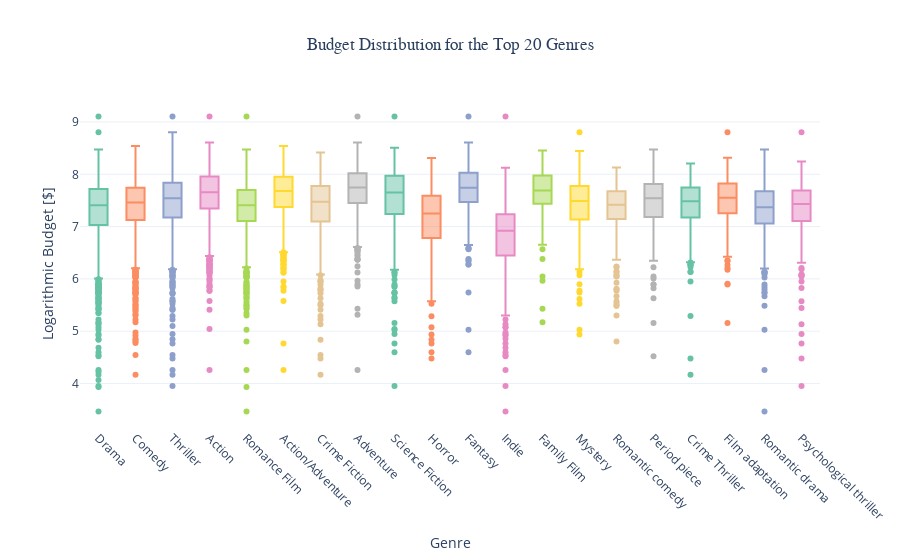

The notebook cell this image was saved under:
### Markdown cell above
#### Distribution of Budget per Genre

### Code cell
plot_budget_per_genre(df_budget_filtered, top_20_genres)

### Figure 1 — Plotly figure (JSON) as saved in the notebook; plotly's stock layout.template omitted (floating-point values rounded to 4 significant figures; data arrays with more than 128 entries replaced by an {"elided": "..."} marker saying what was removed)
{"data": [{"alignmentgroup": "True", "hovertemplate": "Genre=%{x}<br>Logarithmic Budget [$]=%{y}<extra></extra>", "legendgroup": "Drama", "marker": {"color": "rgb(102,194,165)"}, "name": "Drama", "notched": false, "offsetgroup": "Drama", "orientation": "v", "showlegend": true, "type": "box", "x": {"elided": "2290 str values"}, "x0": " ", "xaxis": "x", "y": {"elided": "2290 float values"}, "y0": " ", "yaxis": "y"}, {"alignmentgroup": "True", "hovertemplate": "Genre=%{x}<br>Logarithmic Budget [$]=%{y}<extra></extra>", "legendgroup": "Comedy", "marker": {"color": "rgb(252,141,98)"}, "name": "Comedy", "notched": false, "offsetgroup": "Comedy", "orientation": "v", "showlegend": true, "type": "box", "x": {"elided": "1597 str values"}, "x0": " ", "xaxis": "x", "y": {"elided": "1597 float values"}, "y0": " ", "yaxis": "y"}, {"alignmentgroup": "True", "hovertemplate": "Genre=%{x}<br>Logarithmic Budget [$]=%{y}<extra></extra>", "legendgroup": "Thriller", "marker": {"color": "rgb(141,160,203)"}, "name": "Thriller", "notched": false, "offsetgroup": "Thriller", "orientation": "v", "showlegend": true, "type": "box", "x": {"elided": "1436 str values"}, "x0": " ", "xaxis": "x", "y": {"elided": "1436 float values"}, "y0": " ", "yaxis": "y"}, {"alignmentgroup": "True", "hovertemplate": "Genre=%{x}<br>Logarithmic Budget [$]=%{y}<extra></extra>", "legendgroup": "Action", "marker": {"color": "rgb(231,138,195)"}, "name": "Action", "notched": false, "offsetgroup": "Action", "orientation": "v", "showlegend": true, "type": "box", "x": {"elided": "1218 str values"}, "x0": " ", "xaxis": "x", "y": {"elided": "1218 float values"}, "y0": " ", "yaxis": "y"}, {"alignmentgroup": "True", "hovertemplate": "Genre=%{x}<br>Logarithmic Budget [$]=%{y}<extra></extra>", "legendgroup": "Romance Film", "marker": {"color": "rgb(166,216,84)"}, "name": "Romance Film", "notched": false, "offsetgroup": "Romance Film", "orientation": "v", "showlegend": true, "type": "box", "x": {"elided": "1011 str values"}, "x0": " ", "xaxis": "x", "y": {"elided": "1011 float values"}, "y0": " ", "yaxis": "y"}, {"alignmentgroup": "True", "hovertemplate": "Genre=%{x}<br>Logarithmic Budget [$]=%{y}<extra></extra>", "legendgroup": "Action/Adventure", "marker": {"color": "rgb(255,217,47)"}, "name": "Action/Adventure", "notched": false, "offsetgroup": "Action/Adventure", "orientation": "v", "showlegend": true, "type": "box", "x": {"elided": "883 str values"}, "x0": " ", "xaxis": "x", "y": {"elided": "883 float values"}, "y0": " ", "yaxis": "y"}, {"alignmentgroup": "True", "hovertemplate": "Genre=%{x}<br>Logarithmic Budget [$]=%{y}<extra></extra>", "legendgroup": "Crime Fiction", "marker": {"color": "rgb(229,196,148)"}, "name": "Crime Fiction", "notched": false, "offsetgroup": "Crime Fiction", "orientation": "v", "showlegend": true, "type": "box", "x": {"elided": "812 str values"}, "x0": " ", "xaxis": "x", "y": {"elided": "812 float values"}, "y0": " ", "yaxis": "y"}, {"alignmentgroup": "True", "hovertemplate": "Genre=%{x}<br>Logarithmic Budget [$]=%{y}<extra></extra>", "legendgroup": "Adventure", "marker": {"color": "rgb(179,179,179)"}, "name": "Adventure", "notched": false, "offsetgroup": "Adventure", "orientation": "v", "showlegend": true, "type": "box", "x": {"elided": "795 str values"}, "x0": " ", "xaxis": "x", "y": {"elided": "795 float values"}, "y0": " ", "yaxis": "y"}, {"alignmentgroup": "True", "hovertemplate": "Genre=%{x}<br>Logarithmic Budget [$]=%{y}<extra></extra>", "legendgroup": "Science Fiction", "marker": {"color": "rgb(102,194,165)"}, "name": "Science Fiction", "notched": false, "offsetgroup": "Science Fiction", "orientation": "v", "showlegend": true, "type": "box", "x": {"elided": "529 str values"}, "x0": " ", "xaxis": "x", "y": {"elided": "529 float values"}, "y0": " ", "yaxis": "y"}, {"alignmentgroup": "True", "hovertemplate": "Genre=%{x}<br>Logarithmic Budget [$]=%{y}<extra></extra>", "legendgroup": "Horror", "marker": {"color": "rgb(252,141,98)"}, "name": "Horror", "notched": false, "offsetgroup": "Horror", "orientation": "v", "showlegend": true, "type": "box", "x": {"elided": "527 str values"}, "x0": " ", "xaxis": "x", "y": {"elided": "527 float values"}, "y0": " ", "yaxis": "y"}, {"alignmentgroup": "True", "hovertemplate": "Genre=%{x}<br>Logarithmic Budget [$]=%{y}<extra></extra>", "legendgroup": "Fantasy", "marker": {"color": "rgb(141,160,203)"}, "name": "Fantasy", "notched": false, "offsetgroup": "Fantasy", "orientation": "v", "showlegend": true, "type": "box", "x": {"elided": "497 str values"}, "x0": " ", "xaxis": "x", "y": {"elided": "497 float values"}, "y0": " ", "yaxis": "y"}, {"alignmentgroup": "True", "hovertemplate": "Genre=%{x}<br>Logarithmic Budget [$]=%{y}<extra></extra>", "legendgroup": "Indie", "marker": {"color": "rgb(231,138,195)"}, "name": "Indie", "notched": false, "offsetgroup": "Indie", "orientation": "v", "showlegend": true, "type": "box", "x": {"elided": "495 str values"}, "x0": " ", "xaxis": "x", "y": {"elided": "495 float values"}, "y0": " ", "yaxis": "y"}, {"alignmentgroup": "True", "hovertemplate": "Genre=%{x}<br>Logarithmic Budget [$]=%{y}<extra></extra>", "legendgroup": "Family Film", "marker": {"color": "rgb(166,216,84)"}, "name": "Family Film", "notched": false, "offsetgroup": "Family Film", "orientation": "v", "showlegend": true, "type": "box", "x": {"elided": "484 str values"}, "x0": " ", "xaxis": "x", "y": {"elided": "484 float values"}, "y0": " ", "yaxis": "y"}, {"alignmentgroup": "True", "hovertemplate": "Genre=%{x}<br>Logarithmic Budget [$]=%{y}<extra></extra>", "legendgroup": "Mystery", "marker": {"color": "rgb(255,217,47)"}, "name": "Mystery", "notched": false, "offsetgroup": "Mystery", "orientation": "v", "showlegend": true, "type": "box", "x": {"elided": "434 str values"}, "x0": " ", "xaxis": "x", "y": {"elided": "434 float values"}, "y0": " ", "yaxis": "y"}, {"alignmentgroup": "True", "hovertemplate": "Genre=%{x}<br>Logarithmic Budget [$]=%{y}<extra></extra>", "legendgroup": "Romantic comedy", "marker": {"color": "rgb(229,196,148)"}, "name": "Romantic comedy", "notched": false, "offsetgroup": "Romantic comedy", "orientation": "v", "showlegend": true, "type": "box", "x": {"elided": "423 str values"}, "x0": " ", "xaxis": "x", "y": {"elided": "423 float values"}, "y0": " ", "yaxis": "y"}, {"alignmentgroup": "True", "hovertemplate": "Genre=%{x}<br>Logarithmic Budget [$]=%{y}<extra></extra>", "legendgroup": "Period piece", "marker": {"color": "rgb(179,179,179)"}, "name": "Period piece", "notched": false, "offsetgroup": "Period piece", "orientation": "v", "showlegend": true, "type": "box", "x": {"elided": "409 str values"}, "x0": " ", "xaxis": "x", "y": {"elided": "409 float values"}, "y0": " ", "yaxis": "y"}, {"alignmentgroup": "True", "hovertemplate": "Genre=%{x}<br>Logarithmic Budget [$]=%{y}<extra></extra>", "legendgroup": "Crime Thriller", "marker": {"color": "rgb(102,194,165)"}, "name": "Crime Thriller", "notched": false, "offsetgroup": "Crime Thriller", "orientation": "v", "showlegend": true, "type": "box", "x": {"elided": "380 str values"}, "x0": " ", "xaxis": "x", "y": {"elided": "380 float values"}, "y0": " ", "yaxis": "y"}, {"alignmentgroup": "True", "hovertemplate": "Genre=%{x}<br>Logarithmic Budget [$]=%{y}<extra></extra>", "legendgroup": "Film adaptation", "marker": {"color": "rgb(252,141,98)"}, "name": "Film adaptation", "notched": false, "offsetgroup": "Film adaptation", "orientation": "v", "showlegend": true, "type": "box", "x": {"elided": "372 str values"}, "x0": " ", "xaxis": "x", "y": {"elided": "372 float values"}, "y0": " ", "yaxis": "y"}, {"alignmentgroup": "True", "hovertemplate": "Genre=%{x}<br>Logarithmic Budget [$]=%{y}<extra></extra>", "legendgroup": "Romantic drama", "marker": {"color": "rgb(141,160,203)"}, "name": "Romantic drama", "notched": false, "offsetgroup": "Romantic drama", "orientation": "v", "showlegend": true, "type": "box", "x": {"elided": "357 str values"}, "x0": " ", "xaxis": "x", "y": {"elided": "357 float values"}, "y0": " ", "yaxis": "y"}, {"alignmentgroup": "True", "hovertemplate": "Genre=%{x}<br>Logarithmic Budget [$]=%{y}<extra></extra>", "legendgroup": "Psychological thriller", "marker": {"color": "rgb(231,138,195)"}, "name": "Psychological thriller", "notched": false, "offsetgroup": "Psychological thriller", "orientation": "v", "showlegend": true, "type": "box", "x": {"elided": "285 str values"}, "x0": " ", "xaxis": "x", "y": {"elided": "285 float values"}, "y0": " ", "yaxis": "y"}], "layout": {"boxmode": "overlay", "legend": {"title": {"text": "Genre"}, "tracegroupgap": 0}, "showlegend": false, "title": {"font": {"family": "Arial"}, "text": "Budget Distribution for the Top 20 Genres", "x": 0.5}, "xaxis": {"anchor": "y", "categoryarray": ["Drama", "Comedy", "Thriller", "Action", "Romance Film", "Action/Adventure", "Crime Fiction", "Adventure", "Science Fiction", "Horror", "Fantasy", "Indie", "Family Film", "Mystery", "Romantic comedy", "Period piece", "Crime Thriller", "Film adaptation", "Romantic drama", "Psychological thriller"], "categoryorder": "array", "domain": [0, 1], "tickangle": 45, "title": {"text": "Genre"}}, "yaxis": {"anchor": "x", "domain": [0, 1], "title": {"text": "Logarithmic Budget [$]"}}}}
